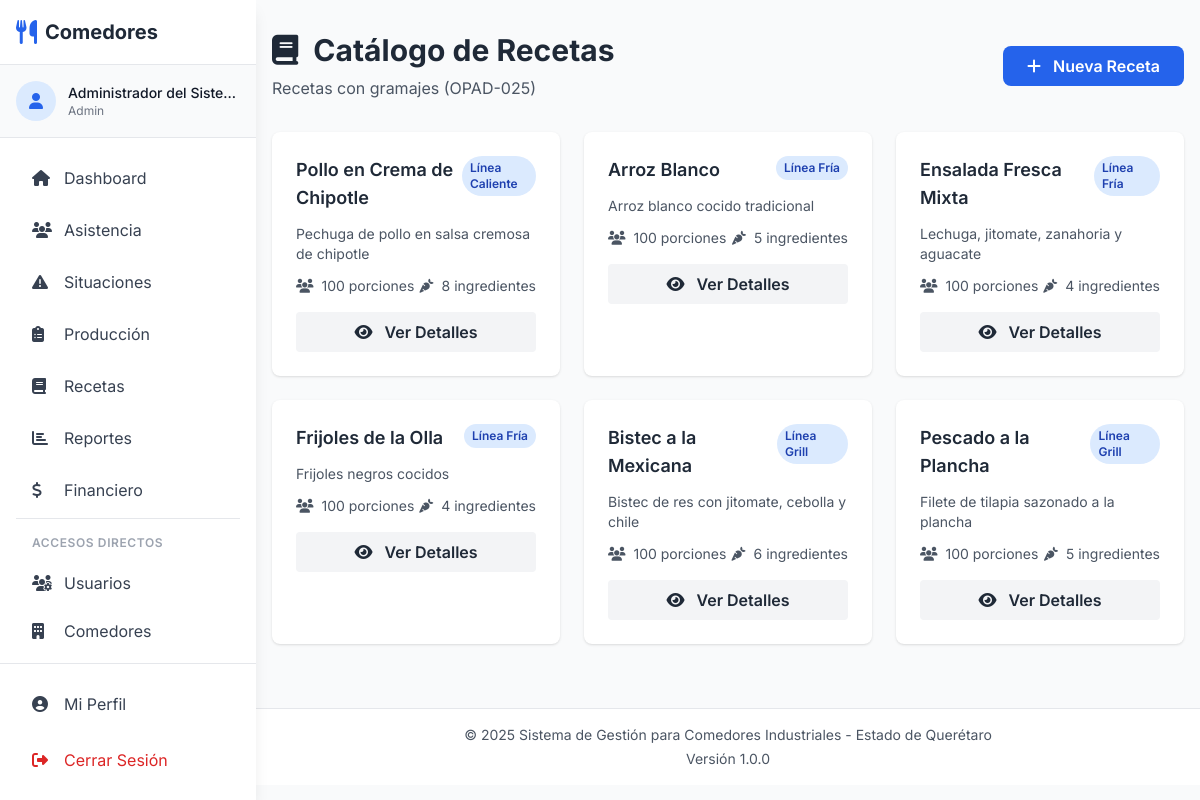
The app's page /recipes (signed in) with its own data.
### tables this page shows
CREATE TABLE IF NOT EXISTS recetas (
    id INT AUTO_INCREMENT PRIMARY KEY,
    nombre VARCHAR(150) NOT NULL,
    linea_servicio_id INT NOT NULL,
    descripcion TEXT,
    porciones_base INT DEFAULT 100,
    tiempo_preparacion INT COMMENT 'Minutes',
    activo TINYINT(1) DEFAULT 1,
    fecha_creacion TIMESTAMP DEFAULT CURRENT_TIMESTAMP,
    FOREIGN KEY (linea_servicio_id) REFERENCES lineas_servicio(id) ON DELETE CASCADE,
    INDEX idx_linea (linea_servicio_id)
);

CREATE TABLE IF NOT EXISTS lineas_servicio (
    id INT AUTO_INCREMENT PRIMARY KEY,
    nombre VARCHAR(50) NOT NULL,
    descripcion VARCHAR(200),
    orden_visualizacion INT DEFAULT 0,
    activo TINYINT(1) DEFAULT 1
);

### config/Database.php (called while the page is built, shortened)
<?php
class Database {
    private static $instance = null;
    private $connection;
    private function __construct() {
        try {
            $dsn = "mysql:host=" . DB_HOST . ";dbname=" . DB_NAME . ";charset=" . DB_CHARSET;
            $this->connection = new PDO($dsn, DB_USER, DB_PASS);
            $this->connection->setAttribute(PDO::ATTR_ERRMODE, PDO::ERRMODE_EXCEPTION);
            $this->connection->setAttribute(PDO::ATTR_DEFAULT_FETCH_MODE, PDO::FETCH_ASSOC);
        } catch(PDOException $e) {
            die("Database Connection Error: " . $e->getMessage());
        }
    }
    public static function getInstance() {
        if (self::$instance === null) {
            self::$instance = new self();
        }
        return self::$instance;
    }
    public function getConnection() {
        return $this->connection;
    }
}

### app/controllers/RecipesController.php (called while the page is built, shortened)
<?php
class RecipesController extends Controller {
    public function index() {
        $stmt = $this->db->query("
            SELECT r.*, ls.nombre as linea_servicio,
                   (SELECT COUNT(*) FROM receta_ingredientes WHERE receta_id = r.id) as num_ingredientes
            FROM recetas r
            JOIN lineas_servicio ls ON r.linea_servicio_id = ls.id
            WHERE r.activo = 1
            ORDER BY ls.orden_visualizacion, r.nombre
        ");
        $recetas = $stmt->fetchAll();
        $data = [
            'title' => 'Catálogo de Recetas',
            'recetas' => $recetas
        ];
        $this->view('recipes/index', $data);
    }
}

### public/index.php (called while the page is built, shortened)
<?php
require_once APP_PATH . '/Router.php';
require_once APP_PATH . '/Controller.php';
$router = new Router();
$router->get('/', 'AuthController', 'index');
$router->get('/login', 'AuthController', 'login');
$router->post('/login', 'AuthController', 'doLogin');
$router->get('/logout', 'AuthController', 'logout');
$router->get('/forgot-password', 'AuthController', 'forgotPassword');
$router->post('/forgot-password', 'AuthController', 'sendPasswordReset');
$router->get('/reset-password', 'AuthController', 'resetPassword');
$router->post('/reset-password', 'AuthController', 'doResetPassword');
$router->get('/dashboard', 'DashboardController', 'index');
$router->get('/dashboard/stats', 'DashboardController', 'stats');
$router->get('/attendance', 'AttendanceController', 'index');
$router->get('/attendance/history', 'AttendanceController', 'history');
$router->get('/attendance/record', 'AttendanceController', 'recordForm');
$router->post('/attendance/record', 'AttendanceController', 'saveRecord');
$router->get('/attendance/projections', 'AttendanceController', 'projections');
$router->post('/attendance/calculate-projection', 'AttendanceController', 'calculateProjection');
$router->get('/situations', 'SituationsController', 'index');
$router->get('/situations/create', 'SituationsController', 'create');
$router->post('/situations/create', 'SituationsController', 'store');
$router->get('/situations/edit/:id', 'SituationsController', 'edit');
$router->post('/situations/update/:id', 'SituationsController', 'update');
$router->post('/situations/delete/:id', 'SituationsController', 'delete');
$router->get('/production', 'ProductionController', 'index');
$router->get('/production/create', 'ProductionController', 'create');
$router->post('/production/create', 'ProductionController', 'store');
$router->get('/production/view/:id', 'ProductionController', 'viewOrder');
$router->get('/production/edit/:id', 'ProductionController', 'edit');
$router->post('/production/update/:id', 'ProductionController', 'update');
$router->post('/production/calculate-ingredients', 'ProductionController', 'calculateIngredients');
$router->get('/production/print/:id', 'ProductionController', 'print');
$router->get('/recipes', 'RecipesController', 'index');
$router->get('/recipes/create', 'RecipesController', 'create');
$router->post('/recipes/create', 'RecipesController', 'store');
$router->get('/recipes/view/:id', 'RecipesController', 'viewRecipe');
$router->get('/recipes/edit/:id', 'RecipesController', 'edit');
$router->post('/recipes/update/:id', 'RecipesController', 'update');
$router->get('/reports', 'ReportsController', 'index');
$router->get('/reports/attendance', 'ReportsController', 'attendance');
$router->get('/reports/deviation', 'ReportsController', 'deviation');
$router->get('/reports/production', 'ReportsController', 'production');
$router->get('/reports/costs', 'ReportsController', 'costs');
$router->get('/reports/export-data', 'ReportsController', 'exportData');
$router->post('/reports/generate', 'ReportsController', 'generate');
$router->get('/reports/export/:type', 'ReportsController', 'export');
$router->get('/settings', 'SettingsController', 'index');
$router->post('/settings/update', 'SettingsController', 'update');
$router->get('/settings/users', 'SettingsController', 'users');
$router->post('/settings/users/create', 'SettingsController', 'createUser');
$router->get('/settings/users/get/:id', 'SettingsController', 'getUser');
$router->post('/settings/users/update', 'SettingsController', 'updateUser');
$router->post('/settings/users/delete', 'SettingsController', 'deleteUser');
$router->get('/settings/comedores', 'SettingsController', 'comedores');
$router->post('/settings/comedores/create', 'SettingsController', 'createComedor');
$router->get('/settings/comedores/get/:id', 'SettingsController', 'getComedor');
$router->post('/settings/comedores/update', 'SettingsController', 'updateComedor');
$router->post('/settings/comedores/delete', 'SettingsController', 'deleteComedor');
$router->get('/settings/ingredients', 'SettingsController', 'ingredients');
$router->post('/settings/ingredients/create', 'SettingsController', 'createIngredient');
$router->post('/settings/ingredients/update', 'SettingsController', 'updateIngredient');
$router->get('/settings/ingredients/get/:id', 'SettingsController', 'getIngredient');
$router->post('/settings/ingredients/toggle', 'SettingsController', 'toggleIngredient');
$router->post('/settings/ingredients/delete', 'SettingsController', 'deleteIngredient');
$router->get('/profile', 'ProfileController', 'index');
$router->get('/profile/change-password', 'ProfileController', 'changePassword');
$router->post('/profile/update-password', 'ProfileController', 'updatePassword');
$router->get('/financial', 'FinancialController', 'index');
$router->get('/financial/transactions', 'FinancialController', 'transactions');
$router->get('/financial/recent-movements', 'FinancialController', 'recentMovements');
$router->get('/financial/budgets', 'FinancialController', 'budgets');
$router->get('/financial/reports', 'FinancialController', 'reports');
$router->get('/financial/categories', 'FinancialController', 'categories');
$router->get('/financial/monthly-report', 'FinancialController', 'monthlyReport');
$router->get('/financial/account-statement', 'FinancialController', 'accountStatement');
$router->get('/financial/category-analysis', 'FinancialController', 'categoryAnalysis');
$router->post('/financial/transactions/create', 'FinancialController', 'createTransaction');
$router->post('/financial/budgets/create', 'FinancialController', 'createBudget');
$router->post('/financial/categories/create', 'FinancialController', 'createCategory');
$router->get('/financial/categories/get/:id', 'FinancialController', 'getCategory');
$router->post('/financial/categories/update', 'FinancialController', 'updateCategory');
$router->post('/financial/categories/toggle', 'FinancialController', 'toggleCategory');
$router->get('/suppliers', 'SuppliersController', 'index');
$router->post('/suppliers/create', 'SuppliersController', 'create');
$router->get('/suppliers/get/:id', 'SuppliersController', 'get');
$router->post('/suppliers/update', 'SuppliersController', 'update');
$router->post('/suppliers/toggle', 'SuppliersController', 'toggle');
$router->post('/suppliers/delete', 'SuppliersController', 'delete');
$router->post('/api/attendance/sync', 'ApiController', 'syncAttendance');
$router->post('/api/projections/get', 'ApiController', 'getProjections');
$router->post('/api/production/export', 'ApiController', 'exportProduction');
$router->get('/api/employees/sync', 'ApiController', 'syncEmployees');
$router->dispatch();

### app/views/recipes/index.php (the view, shortened to what this page needs)
<?php require_once APP_PATH . '/views/layouts/header.php'; ?>
<?php require_once APP_PATH . '/views/layouts/nav.php'; ?>
<div class="container mx-auto px-4 py-8">
    <div class="mb-8 flex justify-between items-center">
        <div>
            <h1 class="text-3xl font-bold text-gray-800 mb-2">
                <i class="fas fa-book mr-2"></i> Catálogo de Recetas
            </h1>
            <p class="text-gray-600">Recetas con gramajes (OPAD-025)</p>
        </div>
        <?php if (in_array($_SESSION['user_role'], ['admin', 'chef'])): ?>
        <a href="<?php echo Router::url('/recipes/create'); ?>" class="bg-blue-600 hover:bg-blue-700 text-white font-semibold py-2 px-6 rounded-lg">
            <i class="fas fa-plus mr-2"></i> Nueva Receta
        </a>
        <?php endif; ?>
    </div>
    <div class="grid grid-cols-1 md:grid-cols-2 lg:grid-cols-3 gap-6">
        <?php foreach ($recetas as $receta): ?>
        <div class="bg-white rounded-lg shadow hover:shadow-lg transition">
            <div class="p-6">
                <div class="flex items-start justify-between mb-3">
                    <h3 class="text-lg font-semibold text-gray-800">
                        <?php echo htmlspecialchars($receta['nombre']); ?>
                    </h3>
                    <span class="px-2 py-1 text-xs font-semibold rounded-full bg-blue-100 text-blue-800">
                        <?php echo htmlspecialchars($receta['linea_servicio']); ?>
                    </span>
                </div>
                <?php if ($receta['descripcion']): ?>
                <p class="text-sm text-gray-600 mb-3">
                    <?php echo htmlspecialchars(substr($receta['descripcion'], 0, 100)); ?>
                </p>
                <?php endif; ?>
                <div class="flex items-center justify-between text-sm text-gray-600 mb-4">
                    <span>
                        <i class="fas fa-users mr-1"></i>
                        <?php echo $receta['porciones_base']; ?> porciones
                    </span>
                    <span>
                        <i class="fas fa-carrot mr-1"></i>
                        <?php echo $receta['num_ingredientes']; ?> ingredientes
                    </span>
                </div>
                <a href="<?php echo Router::url('/recipes/view/' . $receta['id']); ?>" class="block text-center bg-gray-100 hover:bg-gray-200 text-gray-800 font-semibold py-2 px-4 rounded transition">
                    <i class="fas fa-eye mr-2"></i> Ver Detalles
                </a>
            </div>
        </div>
        <?php endforeach; ?>
    </div>
</div>
<?php require_once APP_PATH . '/views/layouts/footer.php'; ?>

### app/Router.php (shortened to what this page needs)
<?php
class Router {
    private $routes = [];
    public function add($method, $path, $controller, $action) {
        $this->routes[] = [
            'method' => strtoupper($method),
            'path' => $path,
            'controller' => $controller,
            'action' => $action
        ];
    }
    public function dispatch() {
        $requestMethod = $_SERVER['REQUEST_METHOD'];
        $requestUri = $_SERVER['REQUEST_URI'];
        $requestUri = strtok($requestUri, '?');
        $scriptName = $_SERVER['SCRIPT_NAME'];
        $basePath = str_replace('/index.php', '', $scriptName);
        $requestPath = str_replace($basePath, '', $requestUri);
        foreach ($this->routes as $route) {
            if ($route['method'] === $requestMethod) {
                $pattern = $this->convertToRegex($route['path']);
                if (preg_match($pattern, $requestPath, $matches)) {
                    array_shift($matches);
                    $controllerName = $route['controller'];
                    $controllerFile = APP_PATH . '/controllers/' . $controllerName . '.php';
                    if (file_exists($controllerFile)) {
                        $controller = new $controllerName();
                        $action = $route['action'];
                        if (method_exists($controller, $action)) {
                            call_user_func_array([$controller, $action], $matches);
                            return;
                        } else {
                            $this->error404("Method $action not found in $controllerName");
                            return;
                        }
                    } else {
                        $this->error404("Controller file not found: $controllerFile");
                        return;
                    }
                }
            }
        }
    }
    private function convertToRegex($path) {
        $pattern = preg_replace('/\/:([^\/]+)/', '/([^/]+)', $path);
        return '#^' . $pattern . '$#';
    }
    public static function url($path = '') {
        return BASE_URL . $path;
    }
}

### app/views/layouts/header.php (style rules this page uses)
body { font-family: 'Inter', sans-serif; }

### records on screen
recetas: nombre "Pollo en Crema de Chipotle", linea_servicio.nombre "Línea Caliente", descripcion "Pechuga de pollo en salsa cremosa de chipotle", porciones_base "100", num_ingredientes "8"
recetas: nombre "Arroz Blanco", linea_servicio.nombre "Línea Fría", descripcion "Arroz blanco cocido tradicional", porciones_base "100", num_ingredientes "5"
recetas: nombre "Ensalada Fresca Mixta", linea_servicio.nombre "Línea Fría", descripcion "Lechuga, jitomate, zanahoria y aguacate", porciones_base "100", num_ingredientes "4"
recetas: nombre "Frijoles de la Olla", linea_servicio.nombre "Línea Fría", descripcion "Frijoles negros cocidos", porciones_base "100", num_ingredientes "4"
recetas: nombre "Bistec a la Mexicana", linea_servicio.nombre "Línea Grill", descripcion "Bistec de res con jitomate, cebolla y chile", porciones_base "100", num_ingredientes "6"
recetas: nombre "Pescado a la Plancha", linea_servicio.nombre "Línea Grill", descripcion "Filete de tilapia sazonado a la plancha", porciones_base "100", num_ingredientes "5"
